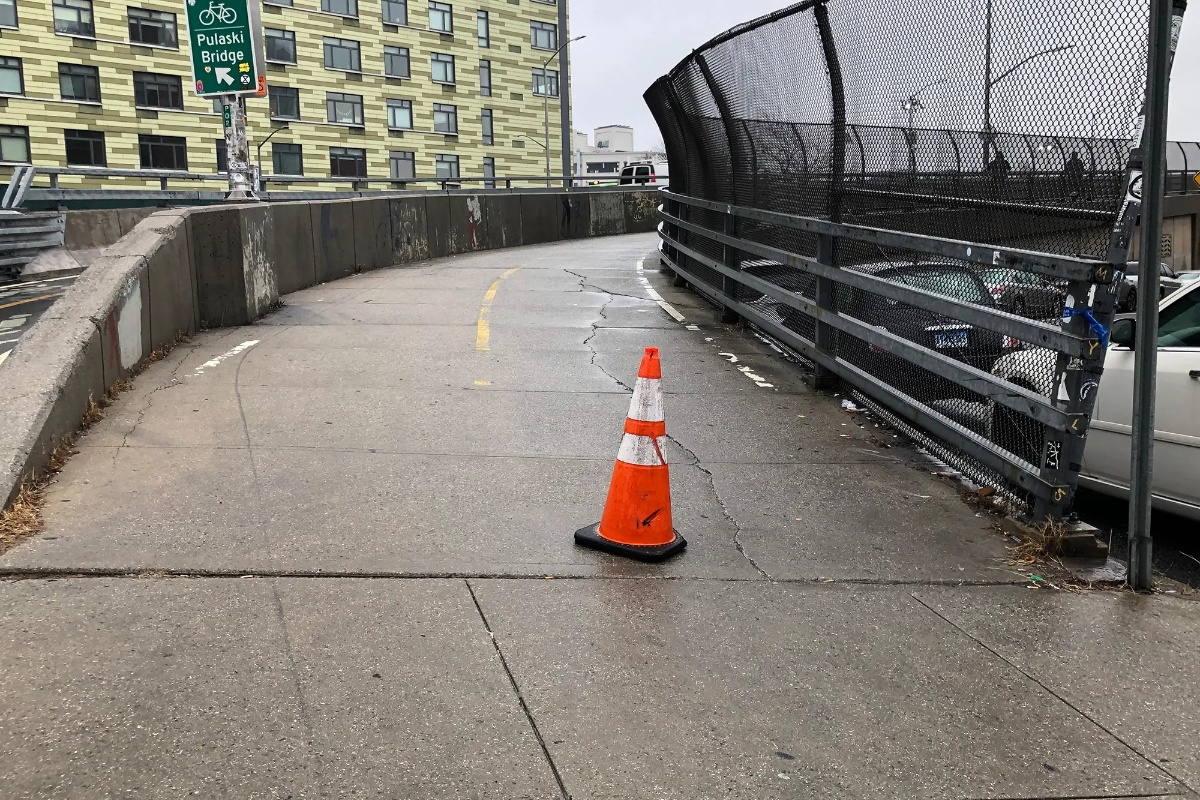
#> input picture cone.jpg, 1200 x 800 px
$ python assigment3.py
#> lines starting #> are read from the running program, lines starting #| are printed output that depends on the picture
from calendar import c
from pydoc import locate
from re import template
from telnetlib import SSPI_LOGON
import cv2
from cv2 import CV_8U
from cv2 import medianBlur
from cv2 import PyRotationWarper
from matplotlib import cm
import numpy as np
import pywt
import matplotlib.pyplot as plt

#1.1
imgPath = r'cone.jpg'
img = cv2.imread(imgPath, cv2.IMREAD_GRAYSCALE)
#> img: shape (800, 1200); min 0, max 255, mean 125.3
imgResize = cv2.resize(img, (0,0), fx = 0.5, fy = 0.5)
cv2.imshow('Image',imgResize)
cv2.waitKey(0)
cv2.destroyAllWindows()

#1.2
templatePath = r'template.jpg'
template = cv2.imread(templatePath, cv2.IMREAD_GRAYSCALE)
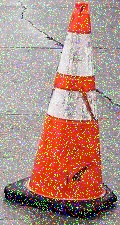
#> input picture template.jpg, 120 x 225 px
#> template: shape (225, 120); min 0, max 255, mean 149.6
cv2.imshow('Template', template)
cv2.waitKey(0)
cv2.destroyAllWindows()

#1.3
#median filter
median = medianBlur(template, 5)
cv2.imshow('Median Filter', median)
cv2.waitKey(0)
cv2.destroyAllWindows()


#1.4 - 1.6
#template matching
h, w = template.shape
#> h = 225; w = 120
methods = [cv2.TM_CCORR_NORMED, cv2.TM_CCORR,cv2.TM_SQDIFF]
for method in methods:
    imgCpy = img.copy()
    result = cv2.matchTemplate(imgCpy, template, method)

    minVal, maxVal, minLoc, maxLoc = cv2.minMaxLoc(result)

    if method in [cv2.TM_SQDIFF]:
        location = minLoc
    else:
        location = maxLoc

    bottomRight = (location[0] + w, location[1] + h)
    cv2.rectangle(imgCpy, location, bottomRight, 255, 5)

    cv2.imshow('template match', imgCpy)
    cv2.waitKey(0)
    cv2.destroyAllWindows()
#> this loop made 3 passes
#> (minVal, maxVal, minLoc, location, bottomRight) on passes 1 to 2: (0.657, 0.982, (1014, 171), (570, 345), (690, 570)), (194096368, 751004800, (669, 119), (470, 255), (590, 480))
#> (minVal, maxVal, maxLoc, location, bottomRight) on pass 3: (26326912, 395922912, (1014, 171), (570, 345), (690, 570))
#> pass 1, `result = cv2.matchTemplate(imgCpy, template, method)`:
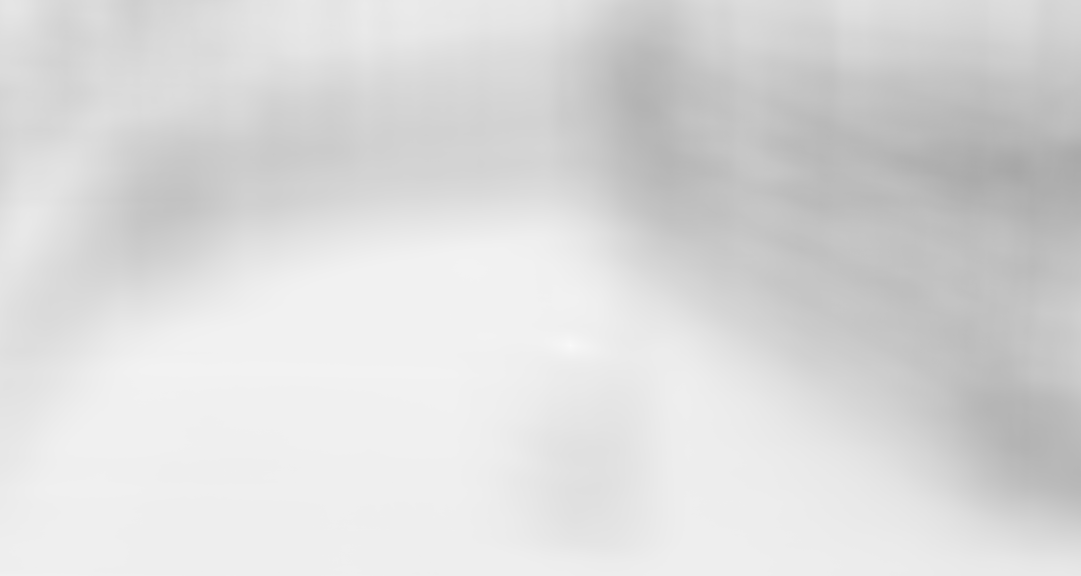
#> result: shape (576, 1081) float32; min 0.657, max 0.982, mean 0.857
#> after the loop:
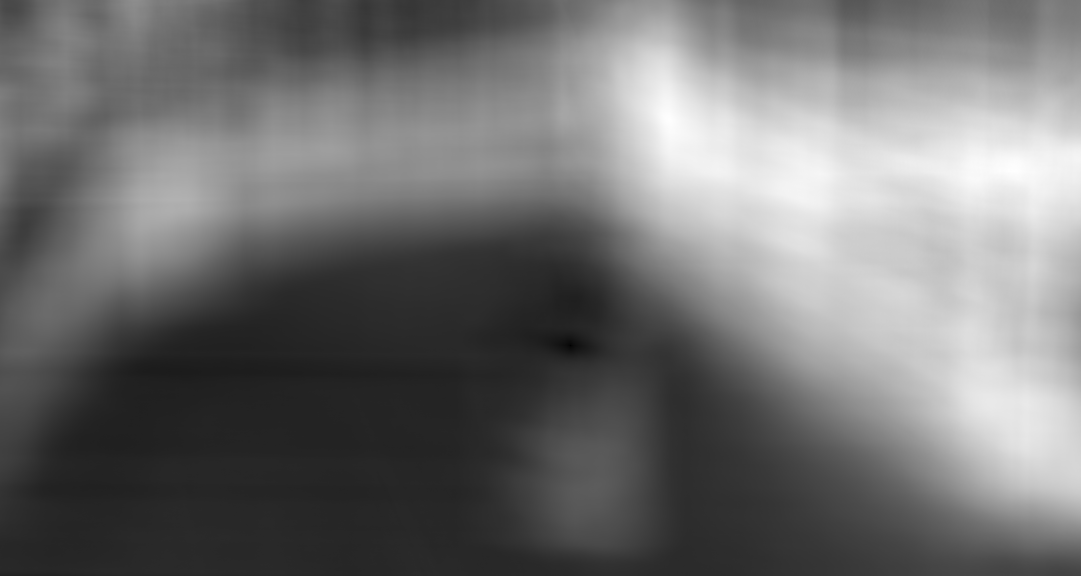
#> result: shape (576, 1081) float32; min 26326912, max 395922912, mean 189778896; drawn with min black and max white


#QUESTION 2

#2.1
wavelet = pywt.Wavelet('bior1.3')


#2.2
[phiD, psiD, phiR, psiR, x] = wavelet.wavefun()
plt.subplot(1, 2, 1)
plt.plot(x, phiD)
plt.title("PHI")
#plt.xticks([]), plt.yticks([])
plt.subplot(1, 2, 2)
plt.plot(x, psiD)
plt.title("PSI")
#plt.xticks([]), plt.yticks([])
#plt.show()   #showing the plots


#2.4
ssPath = r'skyscrapers.jpg'
ss = cv2.imread(ssPath, cv2.IMREAD_GRAYSCALE)
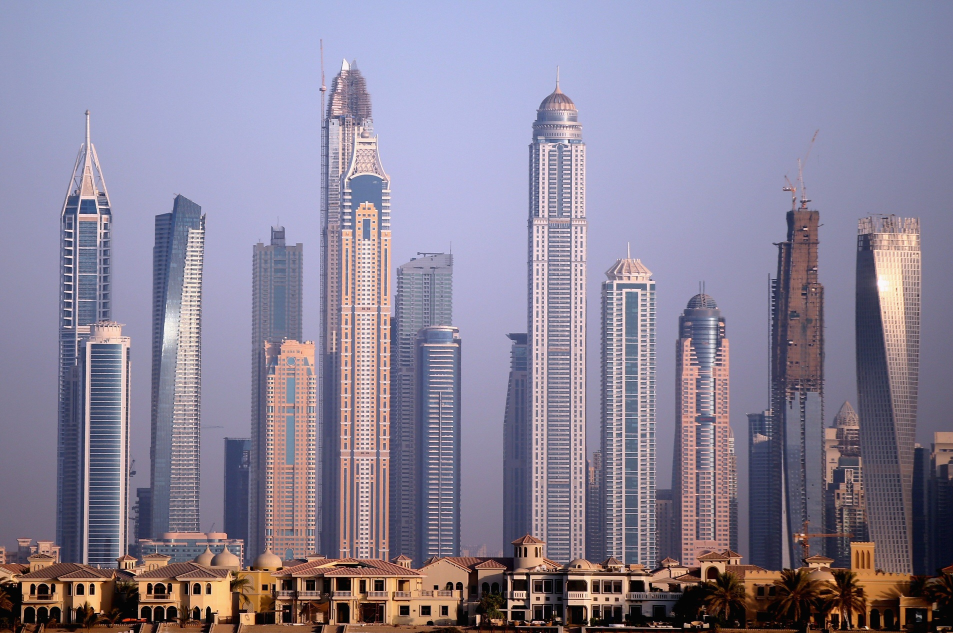
#> input picture skyscrapers.jpg, 1906 x 1266 px (shown at 1/2 size)
#> ss: shape (1266, 1906); min 0, max 255, mean 136.5
cv2.imshow('Skyscrapers Image', ss)
cv2.waitKey(0)
cv2.destroyAllWindows()


#2.5
coeffs = pywt.dwt2(ss, wavelet)

#2.6
A, (detailH, detailV, detailD) = coeffs
plt.subplot(2, 2, 1)
plt.title("Approximation")
plt.imshow(A, cmap = 'gray', interpolation='nearest')
plt.subplot(2, 2, 2)
plt.title("Horizontal Detail")
plt.imshow(detailH, cmap = 'gray', interpolation='nearest')
plt.subplot(2, 2, 3)
plt.title("Vertical Detail")
plt.imshow(detailV, cmap= 'gray', interpolation= 'nearest')
plt.subplot(2, 2, 4)
plt.title("Diagonal Detail")
plt.imshow(detailD, cmap= 'gray', interpolation='nearest')
plt.show()
#> figure, not shown here; panel 1: curve peaks at x = 2.49, y = 1.15; panel 2: curve peaks at x = 2.21, y = 1.23


#2.7
wavelet2 = pywt.Wavelet('db20')

#2.8
phi, psi, x = wavelet2.wavefun()

plt.subplot(1, 2, 1)
plt.title("PHI")
plt.plot(x, phi)
plt.subplot(1, 2, 2)
plt.title("PSI")
plt.plot(x, psi)
plt.show()
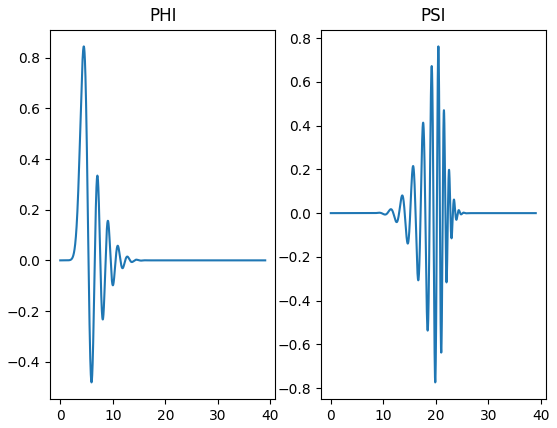
#> figure drawn by matplotlib, 2 panels; panel 1: curve peaks at x = 4.48, y = 0.844; panel 2: curve peaks at x = 20.47, y = 0.762


#2.9
ssArr = np.array(ss)
coeffs = pywt.dwt2(ssArr, wavelet2)

#2.10
Appr, (hD, vD, dD) = coeffs
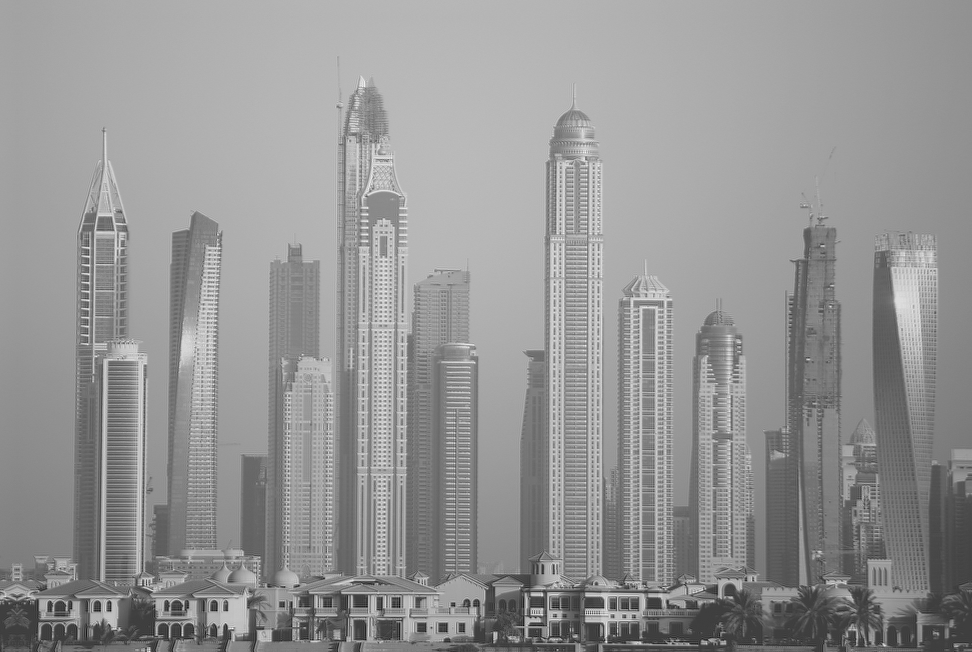
#> Appr: shape (652, 972) float64; min -187.3, max 601.9, mean 274; drawn with min black and max white
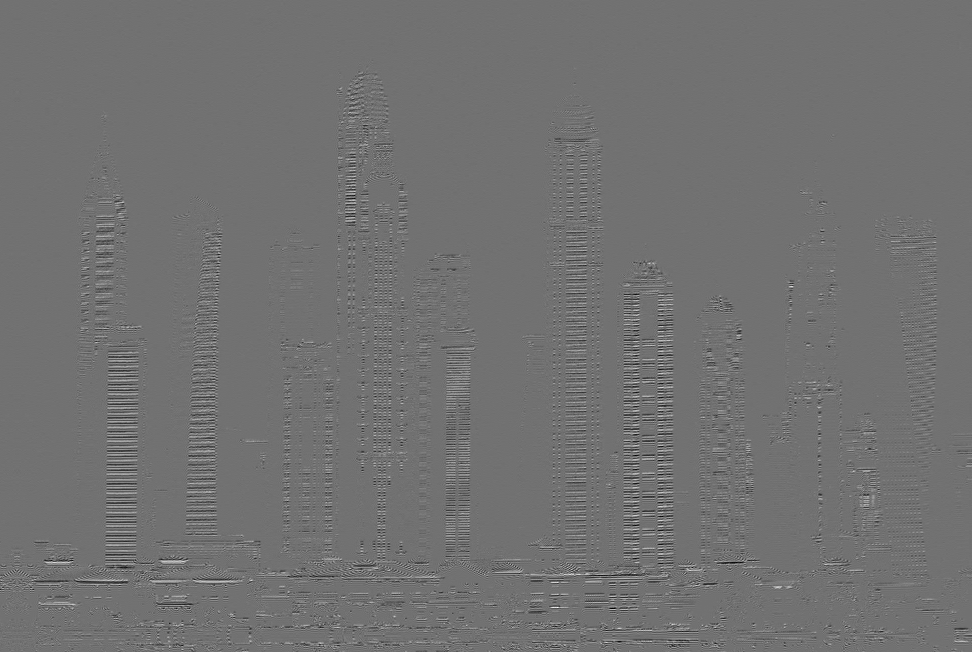
#> hD: shape (652, 972) float64; min -163.9, max 203.2, mean 0; drawn with min black and max white
plt.subplot(2, 2, 1)
plt.title("Approximation")
plt.imshow(Appr, cmap= 'gray', interpolation= 'nearest')
plt.subplot(2, 2, 2)
plt.imshow(hD, cmap= 'gray', interpolation='nearest')
plt.title("Horizontal Detail")
plt.subplot(2, 2, 3)
plt.title("Vertical Detail")
plt.imshow(vD, cmap= 'gray', interpolation= 'nearest')
plt.subplot(2, 2, 4)
plt.title("Diagonal Detail")
plt.imshow(dD, cmap= 'gray', interpolation= 'nearest')
plt.show()


#2.12
ss_poly = ss.copy()
#drawing the lines of the polynomial
cv2.line(ss_poly, (350, 388), (260,388), (0,0,0), 1)#bottom
#> ss_poly: shape (1266, 1906); min 0, max 255, mean 136.5
cv2.line(ss_poly, (260,388), (220, 338), (0,0,0), 1)
#> ss_poly: shape (1266, 1906); min 0, max 255, mean 136.5
cv2.line(ss_poly, (220,338), (220,278), (0,0,0), 1)#left vertical
#> ss_poly: shape (1266, 1906); min 0, max 255, mean 136.5
cv2.line(ss_poly, (220,278), (260, 228), (0,0,0), 1)
#> ss_poly: shape (1266, 1906); min 0, max 255, mean 136.5
cv2.line(ss_poly, (260, 228), (350,228), (0,0,0), 1)#top
#> ss_poly: shape (1266, 1906); min 0, max 255, mean 136.5
cv2.line(ss_poly, (350,228), (390, 278), (0,0,0), 1)
#> ss_poly: shape (1266, 1906); min 0, max 255, mean 136.5
cv2.line(ss_poly, (390,278), (390,338), (0,0,0), 1)#right vertical
#> ss_poly: shape (1266, 1906); min 0, max 255, mean 136.4
cv2.line(ss_poly, (390,338), (350, 388), (0,0,0), 1)
#> ss_poly: shape (1266, 1906); min 0, max 255, mean 136.4

plt.title("ss_poly")
plt.imshow(ss_poly, cmap= 'gray')
plt.show()

#2.13

coeffs = pywt.dwt2(ss_poly, wavelet)
A, (hD, vD, dD) = coeffs
#> hD: shape (635, 955) float64
#> vD: shape (635, 955) float64
#> dD: shape (635, 955) float64

plt.subplot(2, 2, 1)
plt.title("Approximation")
plt.imshow(A, cmap= 'gray', interpolation= 'nearest')
plt.subplot(2, 2, 2)
plt.title("Horizontal Detail")
plt.imshow(hD, cmap= 'gray', interpolation= 'nearest')
plt.subplot(2, 2, 3)
plt.title("Vertical Detail")
plt.imshow(vD, cmap= 'gray', interpolation= 'nearest')
plt.subplot(2, 2, 4)
plt.title("Diagonal Detail")
plt.imshow(dD, cmap= 'gray', interpolation= 'nearest')
plt.show()
